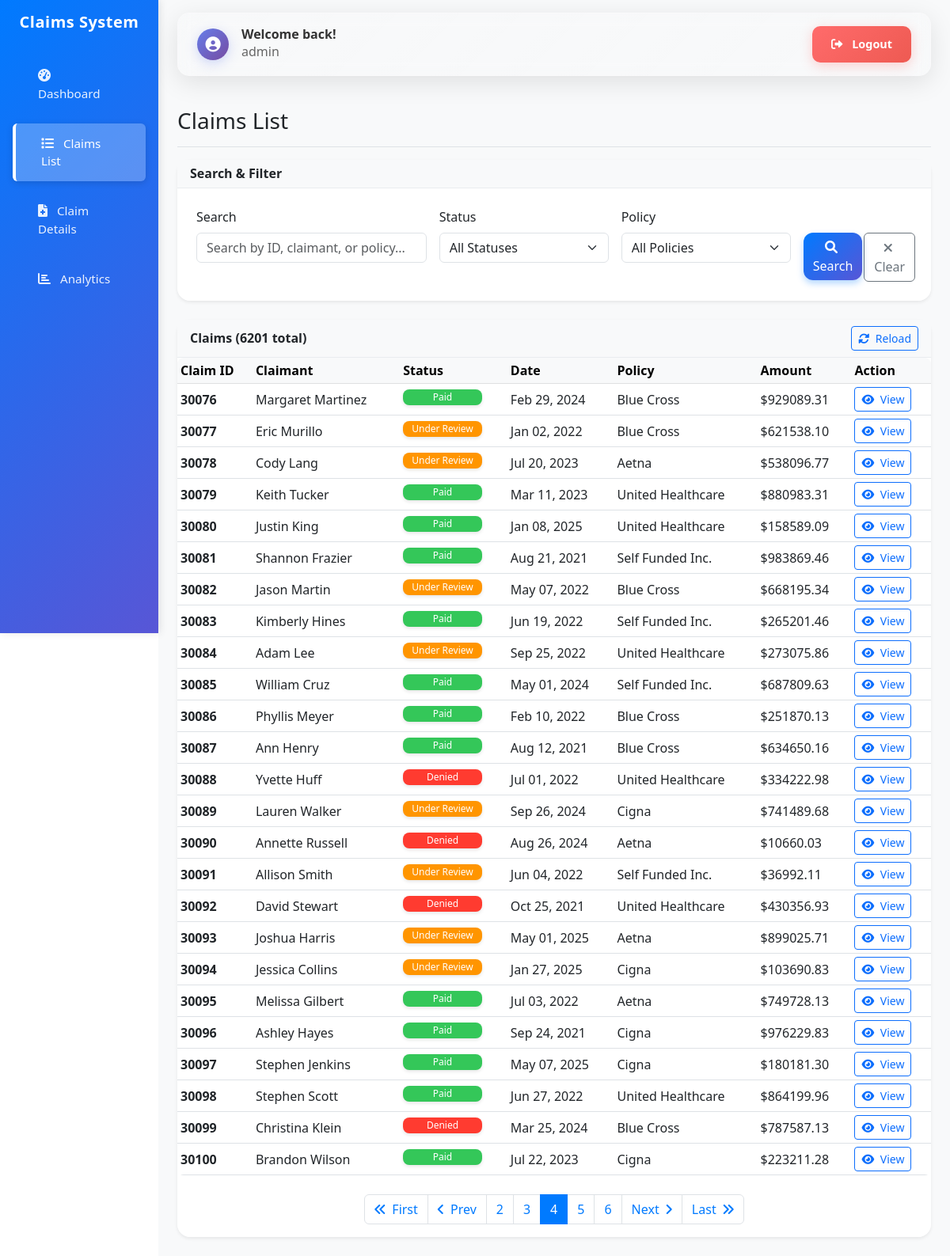
Page /dashboard/claims/?page=4 (signed in) on the committed database.
### claims/models.py (models this page shows, shortened)
class ClaimList(models.Model):
    id = models.BigIntegerField(primary_key=True)
    patient_name = models.CharField(max_length=255, blank=True, null=True)
    billed_amount = models.DecimalField(max_digits=15, decimal_places=2, blank=True, null=True)
    paid_amount = models.DecimalField(max_digits=15, decimal_places=2, blank=True, null=True)
    status = models.CharField(max_length=100, blank=True, null=True)
    insurer_name = models.CharField(max_length=255, blank=True, null=True)
    discharge_date = models.DateField(blank=True, null=True)
    class Meta:
        db_table = 'claim_list'
        verbose_name = 'Claim List'
        verbose_name_plural = 'Claim Lists'

### claims/views.py (the view)
# urls.py: path('claims/', views.claim_list, name='claim_list'),
@login_required
def claim_list(request):
    claims = ClaimList.objects.all()
    search_query = request.GET.get('search', '')
    if search_query:
        claims = claims.filter(
            Q(id__icontains=search_query) |
            Q(patient_name__icontains=search_query) |
            Q(insurer_name__icontains=search_query)
        )
    status_filter = request.GET.get('status', '')
    if status_filter:
        claims = claims.filter(status=status_filter)
    policy_filter = request.GET.get('policy', '')
    if policy_filter:
        claims = claims.filter(insurer_name=policy_filter)
    statuses = ClaimList.objects.values_list('status', flat=True).distinct()
    policies = ClaimList.objects.exclude(
        insurer_name__icontains='test'
    ).values_list('insurer_name', flat=True).distinct()
    claims = claims.order_by('id')  # Order by ID for consistent pagination
    paginator = Paginator(claims, 25)
    page_number = request.GET.get('page')
    page_obj = paginator.get_page(page_number)
    context = {
        'page_obj': page_obj,
        'search_query': search_query,
        'status_filter': status_filter,
        'policy_filter': policy_filter,
        'statuses': statuses,
        'policies': policies,
    }
    return render(request, 'claims/claim_list.html', context)

### templates/claims/claim_list.html (shortened to what this page needs)
{% extends 'base.html' %}
{% block content %}
<div class="d-flex justify-content-between flex-wrap flex-md-nowrap align-items-center pt-3 pb-2 mb-3 border-bottom">
    <h1 class="h2 fs-3 fs-md-2">Claims List</h1>
</div>
<div class="card shadow-sm mb-4"     x-data="{
    searchQuery: '{{ search_query }}',
    selectedStatus: '{{ status_filter }}',
    selectedPolicy: '{{ policy_filter }}'
}">
    <div class="card-header bg-light">
        <h6 class="m-0 fw-bold fs-6">Search & Filter</h6>
    </div>
    <div class="card-body p-3 p-md-4">
        <form method="get" class="row g-3">
            <div class="col-12 col-sm-6 col-lg-4">
                <label for="search" class="form-label">Search</label>
                <input type="text" class="form-control" id="search" name="search"
                       value="{{ search_query }}" placeholder="Search by ID, claimant, or policy...">
            </div>
            <div class="col-12 col-sm-6 col-lg-3">
                <label for="status" class="form-label">Status</label>
                <select class="form-select" id="status" name="status" x-model="selectedStatus">
                    <option value="">All Statuses</option>
                </select>
            </div>
            <div class="col-12 col-sm-6 col-lg-3">
                <label for="policy" class="form-label">Policy</label>
                <select class="form-select" id="policy" name="policy" x-model="selectedPolicy">
                    <option value="">All Policies</option>
                </select>
            </div>
            <div class="col-12 col-sm-6 col-lg-1">
                <label class="form-label">&nbsp;</label>
                <div class="d-grid">
                    <button type="submit" class="btn btn-primary">
                        <i class="fas fa-search me-1"></i>
                        <span class="d-none d-sm-inline">Search</span>
                    </button>
                </div>
            </div>
            <div class="col-12 col-sm-6 col-lg-1">
                <label class="form-label">&nbsp;</label>
                <div class="d-grid">
                    <a href="{% url 'claims:claim_list' %}" class="btn btn-outline-secondary">
                        <i class="fas fa-times me-1"></i>
                        <span class="d-none d-sm-inline">Clear</span>
                    </a>
                </div>
            </div>
        </form>
    </div>
</div>
<div class="card shadow-sm">
    <div class="card-header bg-light d-flex justify-content-between align-items-center">
        <h6 class="m-0 fw-bold fs-6">Claims ({{ page_obj.paginator.count }} total)</h6>
        <div class="btn-group" role="group">
            <button type="button" class="btn btn-outline-primary btn-sm" onclick="reloadClaimsList()">
                <i class="fas fa-sync-alt me-1"></i>
                <span class="d-none d-sm-inline">Reload</span>
            </button>
        </div>
    </div>
    <div class="card-body p-0">
        <div class="table-responsive">
            <table class="table table-hover table-sm mb-0">
                <thead class="table-light">
                    <tr>
                        <th class="text-nowrap">Claim ID</th>
                        <th class="text-nowrap">Claimant</th>
                        <th class="text-nowrap">Status</th>
                        <th class="text-nowrap">Date</th>
                        <th class="text-nowrap">Policy</th>
                        <th class="text-nowrap">Amount</th>
                        <th class="text-nowrap">Action</th>
                    </tr>
                </thead>
                <tbody>
                    {% for claim in page_obj %}
                    <tr>
                        <td class="text-nowrap"><strong>{{ claim.id }}</strong></td>
                        <td class="text-break">{{ claim.patient_name|default:"-" }}</td>
                        <td class="text-nowrap">
                            <span class="badge bg-{% if claim.status == 'Paid' %}success{% elif claim.status == 'Under Review' %}warning{% elif claim.status == 'Denied' %}danger{% else %}info{% endif %} fs-6">
                                {{ claim.status|default:"Unknown" }}
                            </span>
                        </td>
                        <td class="text-nowrap">{{ claim.discharge_date|date:"M d, Y"|default:"-" }}</td>
                        <td class="text-break">{{ claim.insurer_name|default:"-" }}</td>
                        <td class="text-nowrap">${{ claim.billed_amount|floatformat:2|default:"0.00" }}</td>
                        <td class="text-nowrap">
                            <a href="{% url 'claims:claim_detail' claim.id %}" class="btn btn-sm btn-outline-primary">
                                <i class="fas fa-eye me-1"></i>
                                <span class="d-none d-sm-inline">View</span>
                            </a>
                        </td>
                    </tr>
                    {% empty %}
                    <tr>
                        <td colspan="7" class="text-center">No claims found matching your criteria.</td>
                    </tr>
                    {% endfor %}
                </tbody>
            </table>
        </div>
        {% if page_obj.has_other_pages %}
        <nav aria-label="Claims pagination" class="mt-4">
            <ul class="pagination justify-content-center flex-wrap">
                {% if page_obj.has_previous %}
                <li class="page-item">
                    <a class="page-link" href="?page=1{% if search_query %}&search={{ search_query }}{% endif %}{% if status_filter %}&status={{ status_filter }}{% endif %}{% if policy_filter %}&policy={{ policy_filter }}{% endif %}">
                        <i class="fas fa-angle-double-left"></i>
                        <span class="d-none d-sm-inline ms-1">First</span>
                    </a>
                </li>
                <li class="page-item">
                    <a class="page-link" href="?page={{ page_obj.previous_page_number }}">
                        <i class="fas fa-angle-left"></i>
                        <span class="d-none d-sm-inline ms-1">Prev</span>
                    </a>
                </li>
                {% endif %}
                {% for num in page_obj.paginator.page_range %}
                    {% if page_obj.number == num %}
                    <li class="page-item active">
                        <span class="page-link">{{ num }}</span>
                    </li>
                    {% elif num > page_obj.number|add:'-3' and num < page_obj.number|add:'3' %}
                    <li class="page-item">
                        <a class="page-link" href="?page={{ num }}">{{ num }}</a>
                    </li>
                    {% endif %}
                {% endfor %}
                {% if page_obj.has_next %}
                <li class="page-item">
                    <a class="page-link" href="?page={{ page_obj.next_page_number }}">
                        <span class="d-none d-sm-inline me-1">Next</span>
                        <i class="fas fa-angle-right"></i>
                    </a>
                </li>
                <li class="page-item">
                    <a class="page-link" href="?page={{ page_obj.paginator.num_pages }}">
                        <span class="d-none d-sm-inline me-1">Last</span>
                        <i class="fas fa-angle-double-right"></i>
                    </a>
                </li>
                {% endif %}
            </ul>
        </nav>
        {% endif %}
    </div>
</div>
{% endblock %}

### templates/base.html (shortened to what this page needs)
<!DOCTYPE html>
<html lang="en">
<head>
    <link href="https://cdn.jsdelivr.net/npm/bootstrap@5.3.0/dist/css/bootstrap.min.css" rel="stylesheet">
    <link href="https://cdnjs.cloudflare.com/ajax/libs/font-awesome/6.0.0/css/all.min.css" rel="stylesheet">
</head>
<body>
    <div class="container-fluid p-0">
        <div class="row g-0 m-0">
            <nav class="col-12 col-md-3 col-lg-2 d-md-block sidebar collapse offcanvas-md offcanvas-start" id="sidebarOffcanvas" tabindex="-1" aria-labelledby="sidebarOffcanvasLabel">
                <div class="offcanvas-body p-0">
                    <div class="position-sticky pt-3">
                        <div class="text-center mb-4 px-3">
                            <h4 class="text-white fs-5 fs-md-4">Claims System</h4>
                        </div>
                        <ul class="nav flex-column px-3">
                            <li class="nav-item">
                                <a class="nav-link {% if request.resolver_match.url_name == 'dashboard' %}active{% endif %}" href="{% url 'claims:dashboard' %}">
                                    <i class="fas fa-tachometer-alt me-2"></i>
                                    <span class="d-none d-sm-inline">Dashboard</span>
                                </a>
                            </li>
                            <li class="nav-item">
                                <a class="nav-link {% if request.resolver_match.url_name == 'claim_list' %}active{% endif %}" href="{% url 'claims:claim_list' %}">
                                    <i class="fas fa-list me-2"></i>
                                    <span class="d-none d-sm-inline">Claims List</span>
                                </a>
                            </li>
                            <li class="nav-item">
                                <a class="nav-link {% if request.resolver_match.url_name == 'claim_details_list' %}active{% endif %}" href="{% url 'claims:claim_details_list' %}">
                                    <i class="fas fa-file-medical me-2"></i>
                                    <span class="d-none d-sm-inline">Claim Details</span>
                                </a>
                            </li>
                            <li class="nav-item">
                                <a class="nav-link {% if request.resolver_match.url_name == 'analytics' %}active{% endif %}" href="{% url 'claims:analytics' %}">
                                    <i class="fas fa-chart-bar me-2"></i>
                                    <span class="d-none d-sm-inline">Analytics</span>
                                </a>
                            </li>
                        </ul>
                    </div>
                </div>
            </nav>
            <main class="col-12 col-md-9 ms-sm-auto col-lg-10 px-3 px-md-4 main-content">
                <div class="pt-3 pb-2 mb-3">
                    {% if user.is_authenticated %}
                    <div class="user-header mb-4">
                        <div class="d-flex flex-column flex-sm-row justify-content-between align-items-start align-items-sm-center gap-3">
                            <div class="welcome-section">
                                <div class="welcome-icon">
                                    <i class="fas fa-user-circle"></i>
                                </div>
                                <div class="welcome-text">
                                    <h6 class="welcome-title mb-0">Welcome back!</h6>
                                    <small class="welcome-subtitle">{{ user.username }}</small>
                                </div>
                            </div>
                            <div class="logout-section">
                                <a href="{% url 'logout' %}" class="btn btn-logout">
                                    <i class="fas fa-sign-out-alt me-2"></i>
                                    <span class="d-none d-sm-inline">Logout</span>
                                </a>
                            </div>
                        </div>
                    </div>
                    {% endif %}
                    {% block content %}{% endblock %}
                </div>
            </main>
        </div>
    </div>
</body>
</html>

### rows in the picture
ClaimList: id "30076", patient_name "Margaret Martinez", status "Paid", discharge_date "Feb 29, 2024", insurer_name "Blue Cross", billed_amount "929089.31"
ClaimList: id "30077", patient_name "Eric Murillo", status "Under Review", discharge_date "Jan 02, 2022", insurer_name "Blue Cross", billed_amount "621538.10"
ClaimList: id "30078", patient_name "Cody Lang", status "Under Review", discharge_date "Jul 20, 2023", insurer_name "Aetna", billed_amount "538096.77"
ClaimList: id "30079", patient_name "Keith Tucker", status "Paid", discharge_date "Mar 11, 2023", insurer_name "United Healthcare", billed_amount "880983.31"
ClaimList: id "30080", patient_name "Justin King", status "Paid", discharge_date "Jan 08, 2025", insurer_name "United Healthcare", billed_amount "158589.09"
ClaimList: id "30081", patient_name "Shannon Frazier", status "Paid", discharge_date "Aug 21, 2021", insurer_name "Self Funded Inc.", billed_amount "983869.46"
ClaimList: id "30082", patient_name "Jason Martin", status "Under Review", discharge_date "May 07, 2022", insurer_name "Blue Cross", billed_amount "668195.34"
ClaimList: id "30083", patient_name "Kimberly Hines", status "Paid", discharge_date "Jun 19, 2022", insurer_name "Self Funded Inc.", billed_amount "265201.46"
ClaimList: id "30084", patient_name "Adam Lee", status "Under Review", discharge_date "Sep 25, 2022", insurer_name "United Healthcare", billed_amount "273075.86"
ClaimList: id "30085", patient_name "William Cruz", status "Paid", discharge_date "May 01, 2024", insurer_name "Self Funded Inc.", billed_amount "687809.63"
ClaimList: id "30086", patient_name "Phyllis Meyer", status "Paid", discharge_date "Feb 10, 2022", insurer_name "Blue Cross", billed_amount "251870.13"
ClaimList: id "30087", patient_name "Ann Henry", status "Paid", discharge_date "Aug 12, 2021", insurer_name "Blue Cross", billed_amount "634650.16"
ClaimList: id "30088", patient_name "Yvette Huff", status "Denied", discharge_date "Jul 01, 2022", insurer_name "United Healthcare", billed_amount "334222.98"
ClaimList: id "30089", patient_name "Lauren Walker", status "Under Review", discharge_date "Sep 26, 2024", insurer_name "Cigna", billed_amount "741489.68"
ClaimList: id "30090", patient_name "Annette Russell", status "Denied", discharge_date "Aug 26, 2024", insurer_name "Aetna", billed_amount "10660.03"
ClaimList: id "30091", patient_name "Allison Smith", status "Under Review", discharge_date "Jun 04, 2022", insurer_name "Self Funded Inc.", billed_amount "36992.11"
ClaimList: id "30092", patient_name "David Stewart", status "Denied", discharge_date "Oct 25, 2021", insurer_name "United Healthcare", billed_amount "430356.93"
ClaimList: id "30093", patient_name "Joshua Harris", status "Under Review", discharge_date "May 01, 2025", insurer_name "Aetna", billed_amount "899025.71"
ClaimList: id "30094", patient_name "Jessica Collins", status "Under Review", discharge_date "Jan 27, 2025", insurer_name "Cigna", billed_amount "103690.83"
ClaimList: id "30095", patient_name "Melissa Gilbert", status "Paid", discharge_date "Jul 03, 2022", insurer_name "Aetna", billed_amount "749728.13"
ClaimList: id "30096", patient_name "Ashley Hayes", status "Paid", discharge_date "Sep 24, 2021", insurer_name "Cigna", billed_amount "976229.83"
ClaimList: id "30097", patient_name "Stephen Jenkins", status "Paid", discharge_date "May 07, 2025", insurer_name "Cigna", billed_amount "180181.30"
ClaimList: id "30098", patient_name "Stephen Scott", status "Paid", discharge_date "Jun 27, 2022", insurer_name "United Healthcare", billed_amount "864199.96"
ClaimList: id "30099", patient_name "Christina Klein", status "Denied", discharge_date "Mar 25, 2024", insurer_name "Blue Cross", billed_amount "787587.13"
ClaimList: id "30100", patient_name "Brandon Wilson", status "Paid", discharge_date "Jul 22, 2023", insurer_name "Cigna", billed_amount "223211.28"

### other values in the picture
{{ user.username }} "admin"
{{ page_obj.paginator.count }} "6201"
{{ num }} "2" "3" "5" "6"
{{ num }} "4"
